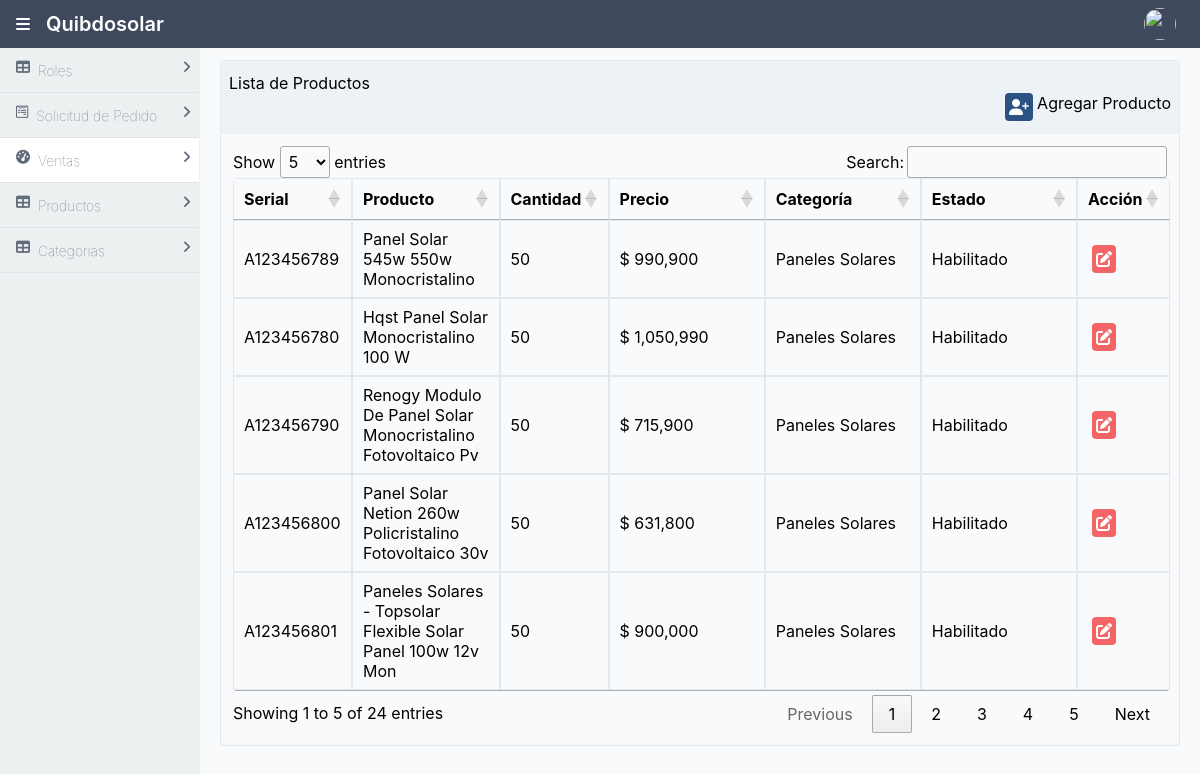
Page /admin/productos.php on the committed database.
### tables this page shows
CREATE TABLE `producto` (
  `id_producto` int(11) NOT NULL,
  `serial` varchar(12) NOT NULL,
  `producto` varchar(100) NOT NULL,
  `descripcion` text NOT NULL,
  `caracteristicas` text NOT NULL,
  `cantidad` int(11) NOT NULL,
  `precio` float(12,2) DEFAULT NULL,
  `id_categoria` int(11) NOT NULL,
  `estado_producto` tinyint(1) NOT NULL
);

CREATE TABLE `categoria` (
  `id_categoria` int(11) NOT NULL,
  `categoria` varchar(50) NOT NULL,
  `estado_categoria` tinyint(1) NOT NULL
);

### admin/productos.php (the view, shortened to what this page needs)
<?php
$db = new Database();
$connection = $db->connect();
$query = $connection->prepare("SELECT id_producto, serial, producto, cantidad, precio, estado_producto, categoria.categoria AS nombre_categoria
FROM producto
INNER JOIN categoria ON producto.id_categoria = categoria.id_categoria");
$query->execute();
$productos = $query->fetchAll(PDO::FETCH_ASSOC);
?>
<!DOCTYPE html>
<html lang="en">
<head>
    <link rel="stylesheet" href="../css/styles.css">
    <link rel="stylesheet" href="../css/all.css">
    <link rel="stylesheet" type="text/css" href="https://cdn.datatables.net/1.10.25/css/jquery.dataTables.css">
</head>
<body>
    <div class="mx-auto bg-grey-lightest">
        <div class="min-h-screen flex flex-col">
            <header class="bg-nav">
                <?php include("../componentes/headerAdmin.php") ?>
            </header>
            <div class="flex flex-1">
                <aside id="sidebar" class="bg-side-nav w-1/2 md:w-1/6 lg:w-1/6 border-r border-side-nav hidden md:block lg:block">
                    <ul class="list-reset flex flex-col">
                        <?php include("../componentes/barralateralAdmin.php") ?>
                    </ul>
                </aside>
                <main class="bg-white-500 flex-1 p-3 overflow-hidden">
                    <div class="flex flex-col">
                        <div class="flex flex-1  flex-col md:flex-row lg:flex-row mx-2">
                            <div class="mb-2 border-solid border-gray-300 rounded border shadow-sm w-full">
                                <div class="bg-gray-200 px-2 py-3 border-solid border-gray-200 border-b">
                                    Lista de Productos
                                    <label class="flex justify-end">
                                        <button id="mas" data-modal='centeredFormModal' class="modal-trigger bg-blue-800 cursor-pointer rounded p-1 mx-1 text-white" href="">
                                            <i class="fa fa-user-plus"></i>
                                        </button>
                                        Agregar Producto
                                    </label>
                                </div>
                                <div class="p-3">
                                    <table class="table-responsive w-full rounded" id="dataTable">
                                        <thead>
                                            <tr>
                                                <th class="border w-1/1 px-4 py-2">Serial</th>
                                                <th class="border w-1/1 px-4 py-1 ">Producto</th>
                                                <th class="border w-1/1 px-4 py-2">Cantidad</th>
                                                <th class="border w-1/1 px-4 py-2">Precio</th>
                                                <th class="border w-1/1 px-4 py-2">Categoría</th>
                                                <th class="border w-1/1 px-4 py-2">Estado</th>
                                                <th class="border w-1/1 px-4 py-2">Acción</th>
                                            </tr>
                                        </thead>
                                        <tbody>
                                            <?php
                                            foreach ($productos as $key => $producto) {
                                            ?>
                                                    <tr>
                                                        <td class="border px-4 py-2"><?php echo $producto["serial"] . "<br>"; ?>
                                                        </td>
                                                        <td class="border px-4 py-2">
                                                            <?php echo $producto["producto"] . "<br>"; ?></td>
                                                        <td class="border  px-4 py-2">
                                                            <?php echo $producto["cantidad"] . "<br>"; ?></td>
                                                        <td class="border w-1/6 px-4 py-2">
                                                            $ <?php echo number_format($producto["precio"]) . "<br>"; ?></td>
                                                        <td class="border w-1/6 px-4 py-2">
                                                            <?php echo $producto["nombre_categoria"] . "<br>"; ?></td>
                                                        <td class="border w-1/6 px-4 py-2">
                                                            <?php if ($producto["estado_producto"] == "1") {
                                                                echo "Habilitado <br>";
                                                            } else {
                                                                echo "Inhabilitado <br>";
                                                            }
                                                            ?></td>
                                                        <td class="border px-4 py-2">
                                                            <a class="bg-red-500 cursor-pointer rounded p-1 mx-1 text-white" href="./actualizarProducto.php?id=<?php echo $producto["id_producto"]; ?>">
                                                                <i class="fas fa-edit"></i>
                                                            </a>
                                                        </td>
                                                    </tr>
                                            <?php
                                                }
                                            ?>
                                        </tbody>
                                    </table>
                                </div>
                            </div>
                        </div>
                    </div>
                </main>
            </div>
        </div>
    </div>
</body>
</html>

### css/all.css (style rules this page uses)
.fa, .fas, .far, .fal, .fab { -moz-osx-font-smoothing: grayscale; -webkit-font-smoothing: antialiased; display: inline-block; font-style: normal; font-variant: normal; text-rendering: auto; line-height: 1; }
.fa-edit:before { content: "\f044"; }
.fa-user-plus:before { content: "\f234"; }
.fa, .fas { font-family: 'Font Awesome 5 Free'; font-weight: 900; }

### rows in the picture
producto: serial "A123456789", producto "Panel Solar 545w 550w Monocristalino", cantidad "50", precio "990,900", id_categoria.categoria "Paneles Solares", estado_producto "Habilitado"
producto: serial "A123456780", producto "Hqst Panel Solar Monocristalino 100 W", cantidad "50", precio "1,050,990", id_categoria.categoria "Paneles Solares", estado_producto "Habilitado"
producto: serial "A123456790", producto "Renogy Modulo De Panel Solar Monocristalino Fotovoltaico Pv", cantidad "50", precio "715,900", id_categoria.categoria "Paneles Solares", estado_producto "Habilitado"
producto: serial "A123456800", producto "Panel Solar Netion 260w Policristalino Fotovoltaico 30v", cantidad "50", precio "631,800", id_categoria.categoria "Paneles Solares", estado_producto "Habilitado"
producto: serial "A123456801", producto "Paneles Solares - Topsolar Flexible Solar Panel 100w 12v Mon", cantidad "50", precio "900,000", id_categoria.categoria "Paneles Solares", estado_producto "Habilitado"
